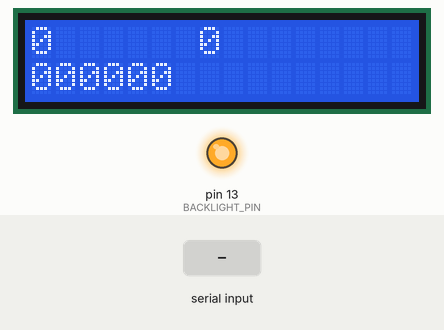
A sketch run on a simulated Arduino Uno, built with avr-gcc and run on an emulated ATmega328P. Parts: 16×2 character LCD, output pins drawn as LEDs (lit = HIGH). Inputs (shaded band) come from the test bench.

Above: at 1.2 s.
1.3 s: byte 30 received over Serial
At 2.2 s:
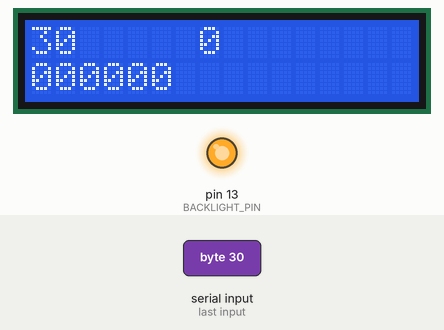
2.8 s: byte 90 received over Serial
At 3.4 s:
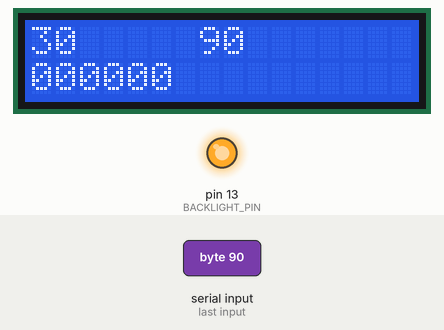
4.3 s: byte 120 received over Serial
At 5.5 s:
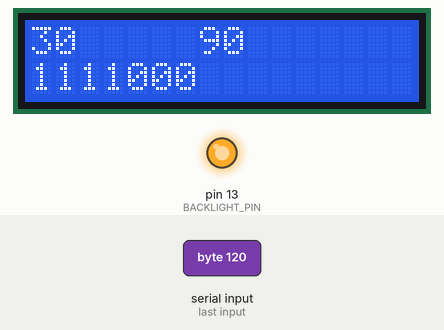
Timing chart, 0 to 7.3 s (numbered marks = the images above; inputs shaded):
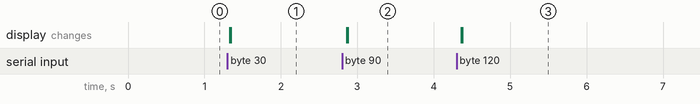

The sketch:

6x6x6Debugger_LCD.ino
```cpp
#include <LiquidCrystal_I2C.h>
#include <Wire.h>
#define BACKLIGHT_PIN 13
LiquidCrystal_I2C lcd(0x3f, 2, 1, 0, 4, 5, 6, 7, 3, POSITIVE);

volatile byte xPos, yPos, input = 0;
byte counter = 0;

void setup() {
Serial.begin(4800);
pinMode(A0,INPUT);
pinMode(BACKLIGHT_PIN, OUTPUT);
digitalWrite(BACKLIGHT_PIN, HIGH);
lcd.begin(16, 2);
lcd.backlight();
}

void serialEvent(){     //if serial data is available
while(Serial.available()>0){                        //falls der eingansbuffer nicht leer
  byte  incomingByte = Serial.read();                     //lese erstes byte, lösche es aus dem buffer
    switch (counter){
      case 0:
        xPos = incomingByte;
        counter++;
      break;
      case 1:
        yPos = incomingByte;
        counter++;
      break;
      case 2:
        input = incomingByte;
        counter = 0;
      break;
      default:
        counter = 0;
      break;
    }
  }
  lcd.clear();
}

void loop() {
lcd.setCursor(0,0);
lcd.print(xPos);
lcd.setCursor(7,0);
lcd.print(yPos);
lcd.setCursor(0,1);
for(byte i=5;i>0;i--)if(input<(1<<i))lcd.print("0");
lcd.print(input, BIN);
delay(50);

}
```

Measured:
- after the input at 1.3 s, the display: first changes at once (image 1 shows a later state)
- after the input at 2.8 s, the display: first changes after 0.06 s (image 2 shows a later state)
- after the input at 4.3 s, the display: first changes after 0.06 s (image 3 shows a later state)
